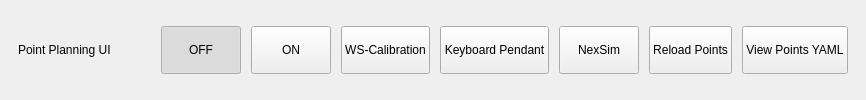
        <widget class="QFrame" name="headerBar">
         <layout class="QHBoxLayout" name="headerBarLayout">
          <property name="spacing"><number>10</number></property>
          <property name="leftMargin"><number>18</number></property>
          <property name="rightMargin"><number>18</number></property>
          <property name="topMargin"><number>12</number></property>
          <property name="bottomMargin"><number>12</number></property>
          <item>
           <widget class="QLabel" name="pageTitle">
            <property name="text"><string>Point Planning UI</string></property>
            <property name="class" stdset="0"><string notr="true">pageTitle</string></property>
           </widget>
          </item>
          <item>
           <spacer name="spacer_128">
            <property name="orientation"><enum>Qt::Horizontal</enum></property>
            <property name="sizeHint" stdset="0"><size><width>40</width><height>20</height></size></property>
           </spacer>
          </item>
          <item>
           <widget class="QPushButton" name="servoOffButton">
            <property name="text"><string>OFF</string></property>
            <property name="class" stdset="0"><string notr="true">toggleOff</string></property>
            <property name="checkable"><bool>true</bool></property>
            <property name="checked"><bool>true</bool></property>
            <property name="minimumSize">
             <size>
              <width>78</width>
              <height>48</height>
             </size>
            </property>
            <attribute name="buttonGroup"><string notr="true">servoPowerGroup</string></attribute>
           </widget>
          </item>
          <item>
           <widget class="QPushButton" name="servoOnButton">
            <property name="text"><string>ON</string></property>
            <property name="class" stdset="0"><string notr="true">toggleOn</string></property>
            <property name="checkable"><bool>true</bool></property>
            <property name="minimumSize">
             <size>
              <width>78</width>
              <height>48</height>
             </size>
            </property>
            <attribute name="buttonGroup"><string notr="true">servoPowerGroup</string></attribute>
           </widget>
          </item>
          <item>
           <widget class="QPushButton" name="wsCalibrationButton">
            <property name="text"><string>WS-Calibration</string></property>
            <property name="class" stdset="0"><string notr="true">btnBlue</string></property>
            <property name="minimumSize">
             <size>
              <width>0</width>
              <height>48</height>
             </size>
            </property>
           </widget>
          </item>
          <item>
           <widget class="QPushButton" name="keyboardPendantButton">
            <property name="text"><string>Keyboard Pendant</string></property>
            <property name="class" stdset="0"><string notr="true">btnGrey</string></property>
            <property name="checkable"><bool>true</bool></property>
            <property name="minimumSize">
             <size>
              <width>0</width>
              <height>48</height>
             </size>
            </property>
           </widget>
          </item>
          <item>
           <widget class="QPushButton" name="nexSimButton">
            <property name="text"><string>NexSim</string></property>
            <property name="class" stdset="0"><string notr="true">btnGrey</string></property>
            <property name="minimumSize">
             <size>
              <width>0</width>
              <height>48</height>
             </size>
            </property>
           </widget>
          </item>
          <item>
           <widget class="QPushButton" name="reloadPointsButton">
            <property name="text"><string>Reload Points</string></property>
            <property name="class" stdset="0"><string notr="true">btnGrey</string></property>
            <property name="minimumSize">
             <size>
              <width>0</width>
              <height>48</height>
             </size>
            </property>
           </widget>
          </item>
          <item>
           <widget class="QPushButton" name="viewYamlButton">
            <property name="text"><string>View Points YAML</string></property>
            <property name="class" stdset="0"><string notr="true">btnBlue</string></property>
            <property name="minimumSize">
             <size>
              <width>0</width>
              <height>48</height>
             </size>
            </property>
           </widget>
          </item>
         </layout>
        </widget>
